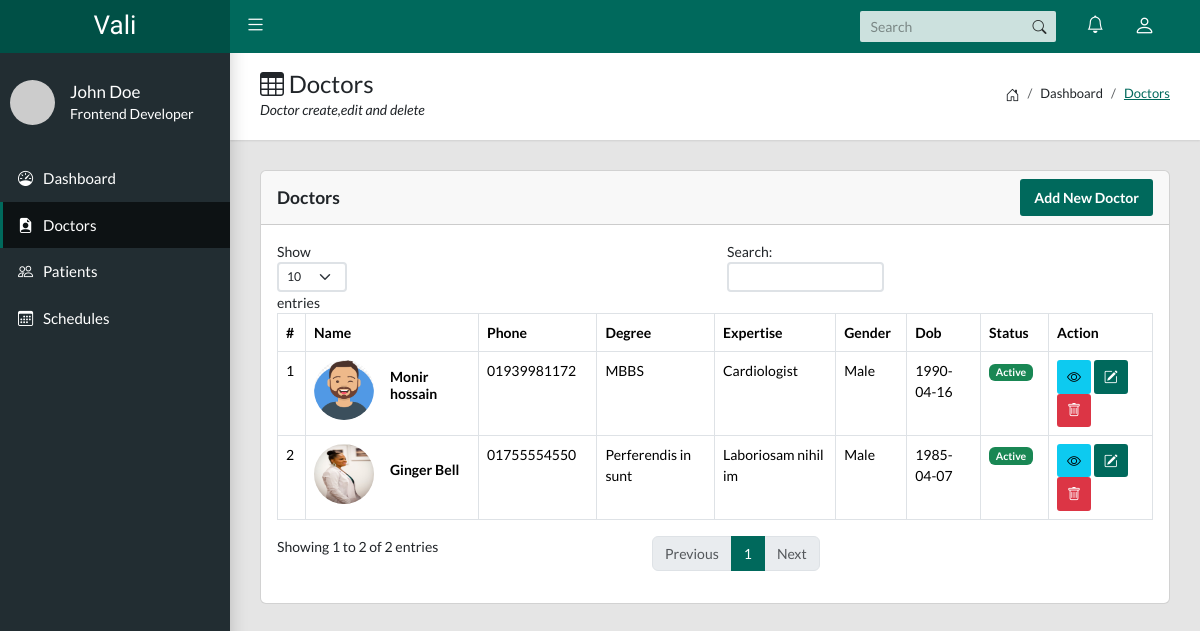
Before: /admin/doctor.php with the older database file.
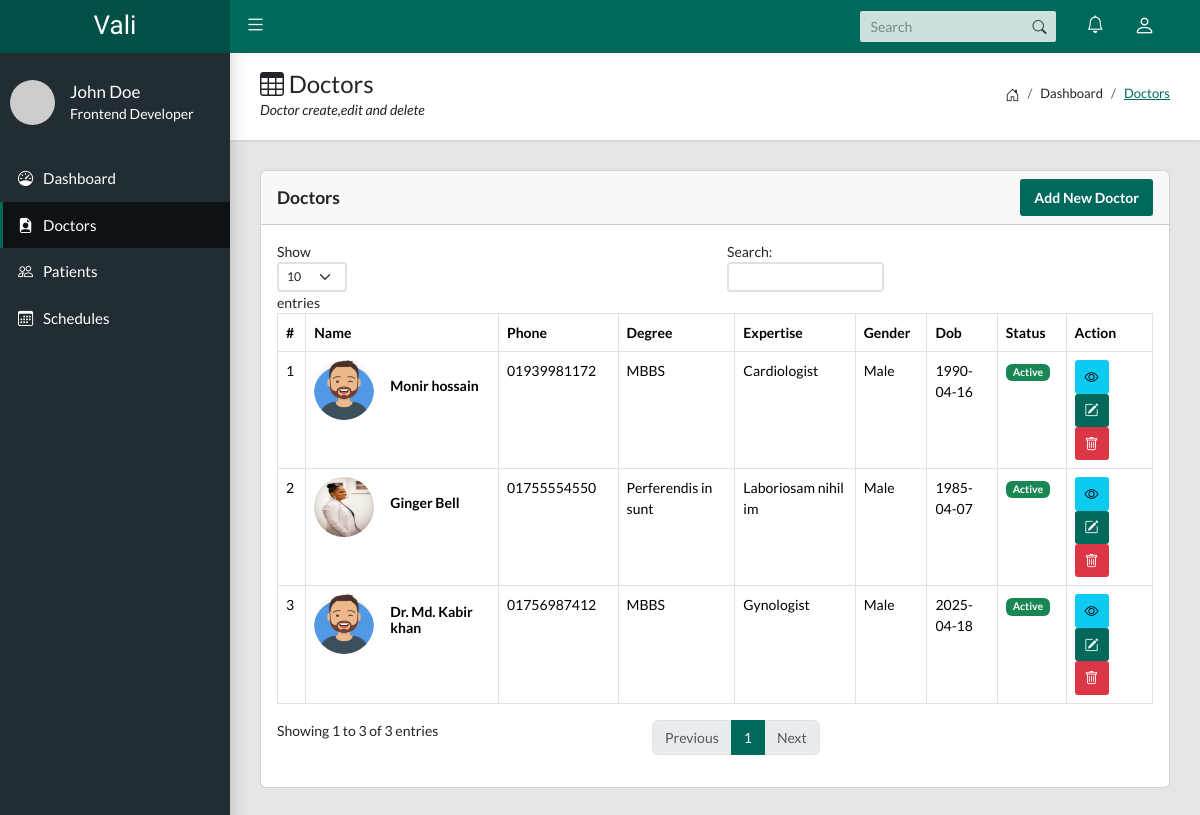
After: the same page with the newer database file.
### tables this page shows
CREATE TABLE `doctors` (
  `id` int NOT NULL,
  `user_id` int NOT NULL,
  `name` varchar(255) NOT NULL,
  `phone` varchar(255) NOT NULL,
  `image` varchar(255) NOT NULL,
  `address` mediumtext,
  `dob` date NOT NULL,
  `expert_in` varchar(255) DEFAULT NULL,
  `degree` varchar(255) DEFAULT NULL,
  `gender` varchar(255) NOT NULL,
  `status` tinyint(1) NOT NULL DEFAULT '1',
  `created_at` timestamp NULL DEFAULT CURRENT_TIMESTAMP
);

CREATE TABLE `users` (
  `id` int NOT NULL,
  `name` varchar(255) NOT NULL,
  `email` varchar(255) NOT NULL,
  `password` varchar(255) NOT NULL,
  `status` enum('Active','Inacitve') NOT NULL DEFAULT 'Active',
  `type` enum('admin','doctor','patient') NOT NULL DEFAULT 'patient'
);

### admin/doctor.php (the view, shortened to what this page needs)
<?php
$pageTitle = 'Doctors';
include_once('layout/head.php');
?>
<body class="app sidebar-mini">
    <?php
    include_once('layout/header.php');
    ?>
    <?php
    include_once('layout/sidebar.php');
    ?>
    <main class="app-content">
        <div class="app-title">
            <div>
                <h1><i class="bi bi-table"></i> Doctors</h1>
                <p>Doctor create,edit and delete</p>
            </div>
            <ul class="app-breadcrumb breadcrumb side">
                <li class="breadcrumb-item"><i class="bi bi-house-door fs-6"></i></li>
                <li class="breadcrumb-item">Dashboard</li>
                <li class="breadcrumb-item active"><a href="#">Doctors</a></li>
            </ul>
        </div>
        <div class="row">
            <div class="col-md-12">
                <div class="card">
                    <div class="card-header">
                        <div class="row align-items-center">
                            <div class="col-md-6">
                                <h5 class="tile-title mb-0">Doctors</h5>
                            </div>
                            <div class="col-md-6 text-end">
                                <a class="btn btn-primary" href="add_doctor.php">Add New Doctor</a>
                            </div>
                        </div>
                    </div>
                    <div class="card-body">
                        <div class="table-responsive">
                            <table class="table table-hover table-bordered" id="doctorTable">
                                <thead>
                                    <tr>
                                        <th>#</th>
                                        <th>Name</th>
                                        <th>Phone</th>
                                        <th>Degree</th>
                                        <th>Expertise</th>
                                        <th>Gender</th>
                                        <th>Dob</th>
                                        <th>Status</th>
                                        <th>Action</th>
                                    </tr>
                                </thead>
                                <tbody>
                                    <?php
                                    $sql = "SELECT doctors.*,users.name,users.email,users.status as userSatus FROM doctors INNER JOIN users ON doctors.user_id=users.id";
                                    $result = $conn->query($sql);
                                    if ($result->rowCount() > 0) {
                                        $rows = $result->fetchAll(PDO::FETCH_OBJ);
                                        foreach ($rows as $key => $row) { ?>
                                            <tr>
                                                <td><?php echo $key + 1 ?></td>
                                                <td>
                                                    <div class="d-flex align-items-center">
                                                        <div class="flex-shrink-0">
                                                            <img style="width: 60px;height: 60px;" class="rounded-circle" src="<?php echo $row->image ?>" alt="...">
                                                        </div>
                                                        <div class="flex-grow-1 ms-3">
                                                            <h6> <?php echo $row->name ?></h6>
                                                        </div>
                                                    </div>
                                                </td>
                                                <td><?php echo $row->phone ?></td>
                                                <td><?php echo $row->degree ?></td>
                                                <td><?php echo $row->expert_in ?></td>
                                                <td><?php echo $row->gender ?></td>
                                                <td><?php echo $row->dob ?></td>
                                                <td>
                                                    <?php
                                                    if ($row->status == true) {
                                                        echo '<span class="badge bg-success">Active</span>';
                                                    } else {
                                                        echo '<span class="badge bg-danger">Inactive</span>';
                                                    }
                                                    ?>
                                                </td>
                                                <td>
                                                    <a class="btn btn-info btn-sm"><i class="bi bi-eye"></i></a>
                                                    <a href="edit_doctor.php?id=<?php echo base64_encode($row->id) ?>" class="btn btn-primary btn-sm"><i class="bi bi-pencil-square"></i></a>
                                                    <a href="delete_doctor.php?id=<?php echo base64_encode($row->id) ?>" onclick="return confirm('Are you sure to delete?')" class="btn btn-danger btn-sm"><i class="bi bi-trash"></i></a>
                                                </td>
                                            </tr>
                                    <?php
                                        }
                                    }
                                    ?>
                                </tbody>
                            </table>
                        </div>
                    </div>
                </div>
            </div>
        </div>
    </main>
</body>
</html>

### admin/layout/head.php (shortened to what this page needs)
<!DOCTYPE html>
<html lang="en">
<head>
    <link rel="stylesheet" href="https://cdn.datatables.net/v/bs5/dt-1.13.4/datatables.min.css">
    <link rel="stylesheet" href="js/plugins/dropify/dist/css/dropify.min.css">
    <link rel="stylesheet" href="js/plugins/datepicker/bootstrap-datepicker.min.css">
    <link rel="stylesheet" href="js/plugins/timepicker/jquery.timepicker.min.css">
    <link rel="stylesheet" href="css/parsley.css">
    <link rel="stylesheet" type="text/css" href="css/main.css">
    <link rel="stylesheet" type="text/css" href="https://cdn.jsdelivr.net/npm/bootstrap-icons@1.10.5/font/bootstrap-icons.css">
    <link href="css/custom.css" rel="stylesheet" />
</head>

### admin/layout/header.php (shortened to what this page needs)
<header class="app-header"><a class="app-header__logo" href="index.html">Vali</a>
    <a class="app-sidebar__toggle" href="#" data-toggle="sidebar" aria-label="Hide Sidebar"></a>
    <ul class="app-nav">
        <li class="app-search">
            <input class="app-search__input" type="search" placeholder="Search">
            <button class="app-search__button"><i class="bi bi-search"></i></button>
        </li>
        <li class="dropdown"><a class="app-nav__item" href="#" data-bs-toggle="dropdown" aria-label="Show notifications"><i class="bi bi-bell fs-5"></i></a>
        </li>
        <li class="dropdown"><a class="app-nav__item" href="#" data-bs-toggle="dropdown" aria-label="Open Profile Menu"><i class="bi bi-person fs-4"></i></a>
        </li>
    </ul>
</header>

### admin/layout/sidebar.php (shortened to what this page needs)
<aside class="app-sidebar">
    <div class="app-sidebar__user"><img class="app-sidebar__user-avatar" src="https://randomuser.me/api/portraits/men/1.jpg" alt="User Image">
        <div>
            <p class="app-sidebar__user-name">John Doe</p>
            <p class="app-sidebar__user-designation">Frontend Developer</p>
        </div>
    </div>
    <ul class="app-menu">
        <li>
            <a class="app-menu__item <?php echo  $pageTitle  == 'Admin' ? 'active' : ''; ?>" href="dashboard.php"><i class="app-menu__icon bi bi-speedometer"></i><span class="app-menu__label">Dashboard</span>
            </a>
        </li>
        <li>
            <a class="app-menu__item <?php echo  $pageTitle  == 'Doctors' ? 'active' : ''; ?>" href="doctor.php"><i class="app-menu__icon bi bi-file-earmark-person-fill"></i><span class="app-menu__label">Doctors</span>
            </a>
        </li>
        <li>
            <a class="app-menu__item <?php echo  $pageTitle  == 'Patients' ? 'active' : ''; ?>" href="patient.php"><i class="app-menu__icon bi bi-people"></i><span class="app-menu__label">Patients</span>
            </a>
        </li>
        <li>
            <a class="app-menu__item <?php echo  $pageTitle  == 'Schedule' ? 'active' : ''; ?>" href="schedule.php"><i class="app-menu__icon bi bi-calendar3"></i><span class="app-menu__label">Schedules</span>
            </a>
        </li>
    </ul>
</aside>

### admin/css/custom.css (style rules this page uses)
.bi { margin-right: 0 !important; }

Changed rows visible on the page:
added doctors: image (picture), user.name "Dr. Md. Kabir khan", phone "01756987412", degree "MBBS", expert_in "Gynologist", gender "Male", dob "2025-04-18", status "Active"
Other visible differences:
text written by a page script: "Show entries Search: Showing 1 to 2 of 2 entries Previous 1 Next" → "Show entries Search: Showing 1 to 3 of 3 entries Previous 1 Next"
